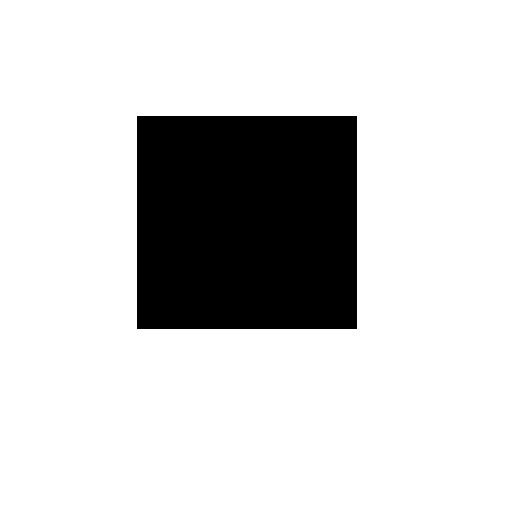
#> input picture python/data/rect.jpg, 512 x 512 px, found by its file name
$ python 0606.py   (older library calls are emulated)
#> lines starting #> are read from the running program, lines starting #| are printed output that depends on the picture; after the words box and inside, x2 and y2 are one past the last pixel; in counts of white or black regions, pixels touching at a corner belong together
# 0606.py
import cv2
import numpy as np

#1
#src  = cv2.imread('./data/A.bmp', cv2.IMREAD_GRAYSCALE)
src  = cv2.imread('python/data/rect.jpg', cv2.IMREAD_GRAYSCALE)
#> src is the input picture: shape (512, 512); min 0, max 255, mean 209.4
#src  = cv2.imread('./data/lena.jpg', cv2.IMREAD_GRAYSCALE)
blur = cv2.GaussianBlur(src, ksize=(7, 7), sigmaX=0.0)
lap = cv2.Laplacian(blur, cv2.CV_32F,3)
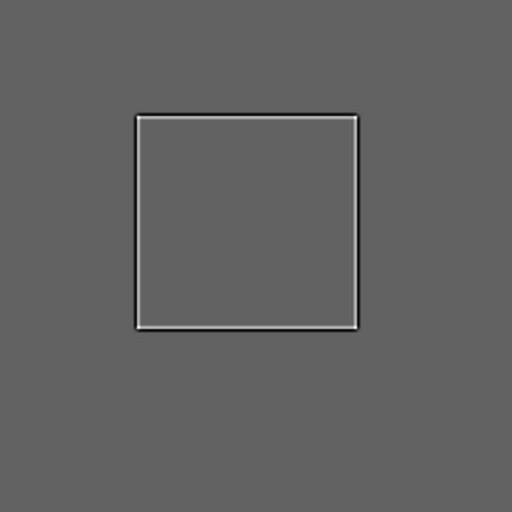
#> lap: shape (512, 512) float32; min -30, max 48, mean 0; drawn with min black and max white

##ret, edge = cv2.threshold(np.abs(lap), 10, 255, cv2.THRESH_BINARY)
##edge = edge.astype(np.uint8)
##cv2.imshow('edge',  edge)

#2
def SGN(x):
    if x >= 0:
        sign = 1
    else:
        sign = -1
    return sign

def zeroCrossing(lap):
    height, width = lap.shape
#> height = 512; width = 512
    Z = np.zeros(lap.shape, dtype=np.uint8)
    for y in range(1, height-1):
        for x in range(1,width-1):
            neighbors=[lap[y-1,x], lap[y+1,x], lap[y,x-1], lap[y,x+1],
                       lap[y-1,x-1], lap[y-1,x+1], lap[y+1,x-1], lap[y+1,x+1]]
            mValue= min(neighbors)
            if SGN(lap[y,x]) != SGN(mValue):
                Z[y, x] = 255
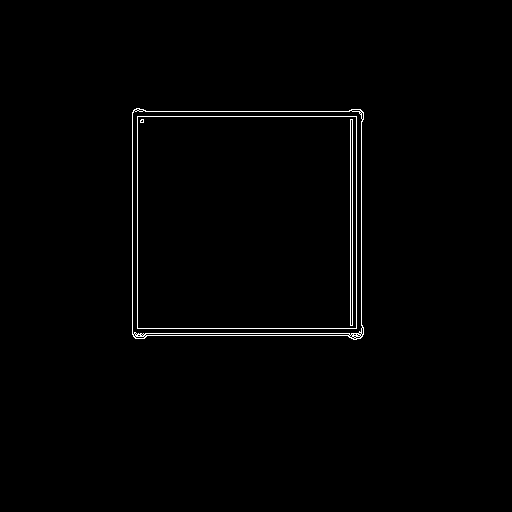
#> Z: shape (512, 512); 0.97% white in thin lines or dots, all inside (x1, y1, x2, y2) = (132, 108, 364, 340)
    return Z
edgeZ = zeroCrossing(lap)
cv2.imshow('Zero Crossing',  edgeZ)
cv2.waitKey()
cv2.destroyAllWindows()

$ run again, with python/data/A.bmp saved as python/data/rect.jpg
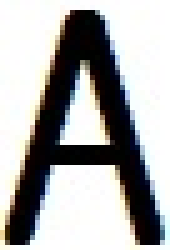
#> input picture python/data/A.bmp, 34 x 50 px, found by its file name (shown 5 times larger)
#> `lap = cv2.Laplacian(blur, cv2.CV_32F,3)`:
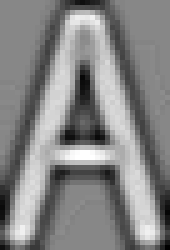
#> lap: shape (50, 34) float32 (shown 5 times larger); min -54, max 48, mean -0.6; drawn with min black and max white
#> after the loop in zeroCrossing, `for y in range(1, height-1):`:
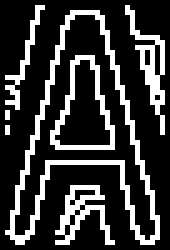
#> Z: shape (50, 34) (shown 5 times larger); 23.1% white in thin lines or dots

$ run again, with python/data/CornerTest.jpg copied over python/data/rect.jpg
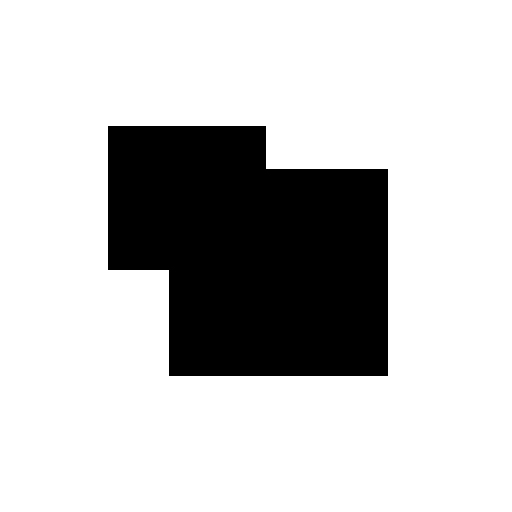
#> input picture python/data/CornerTest.jpg, 512 x 512 px, found by its file name
#> src is the input picture: shape (512, 512); min 0, max 255, mean 198.3
#> `lap = cv2.Laplacian(blur, cv2.CV_32F,3)`:
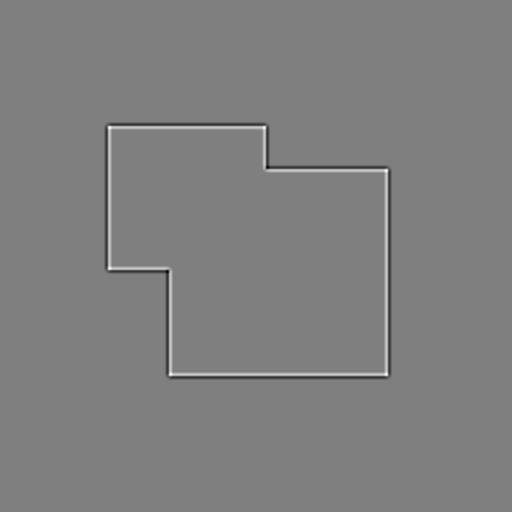
#> lap: shape (512, 512) float32; min -48, max 48, mean 0; drawn with min black and max white
#> after the loop in zeroCrossing, `for y in range(1, height-1):`:
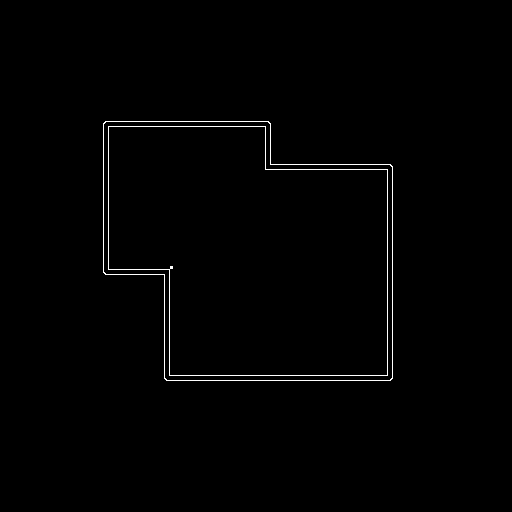
#> Z: shape (512, 512); 0.82% white in thin lines or dots, all inside (x1, y1, x2, y2) = (103, 121, 393, 381)
